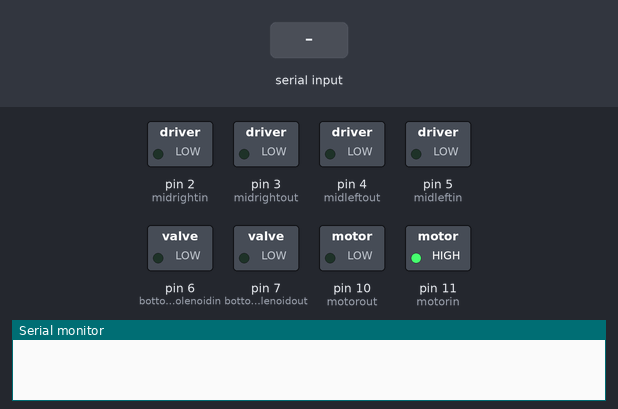
Recording of a sketch running on a simulated Arduino Uno, built with avr-gcc and run on an emulated ATmega328P. Shown: switched loads named in the sketch (green lamp = pin HIGH), the last lines printed to the serial monitor. Inputs (shaded band) come from the test bench.

Above: at 1.2 s.
1.3 s: "w" received over Serial
At 2.4 s:
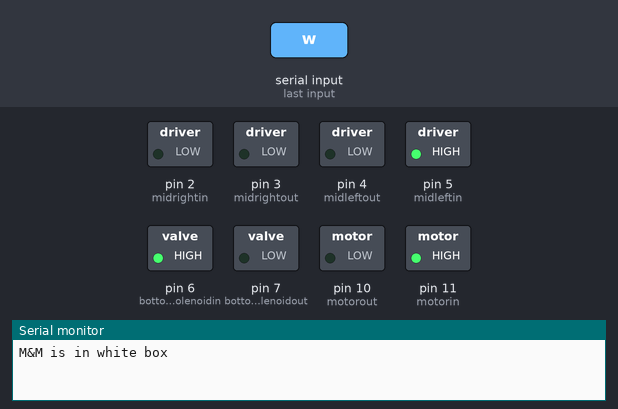
4.3 s: "y" received over Serial
At 4.6 s:
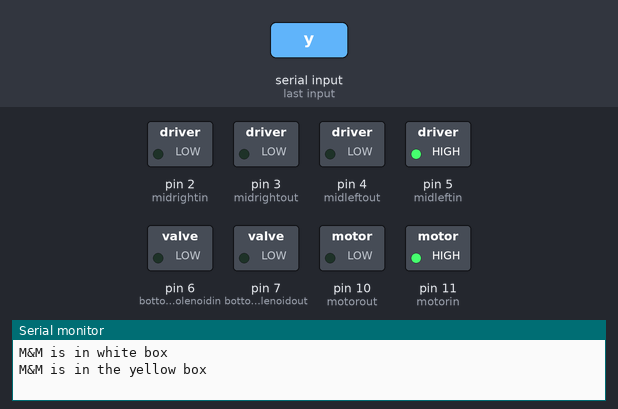
7.3 s: "g" received over Serial
At 8.1 s:
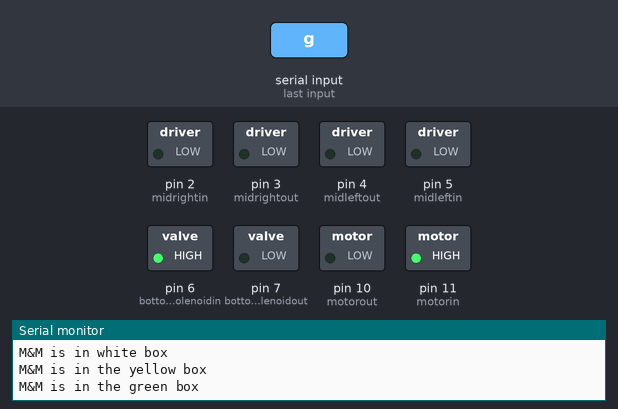
10.3 s: "n" received over Serial
At 11.6 s:
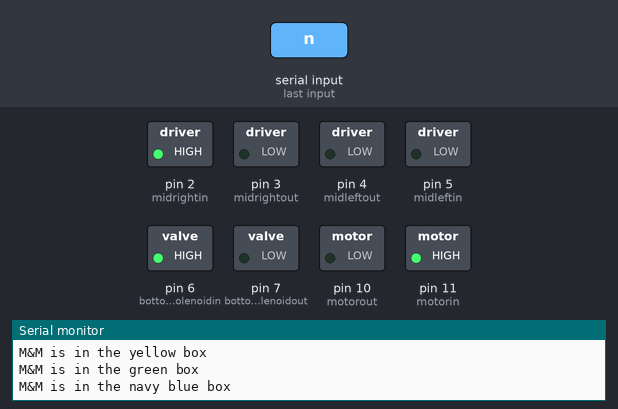
13.3 s: "p" received over Serial
At 13.9 s:
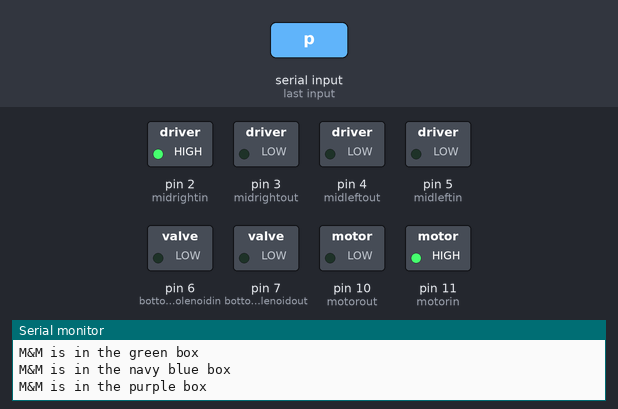
Timing chart, 0 to 16.8 s (numbered marks = the images above; inputs shaded):
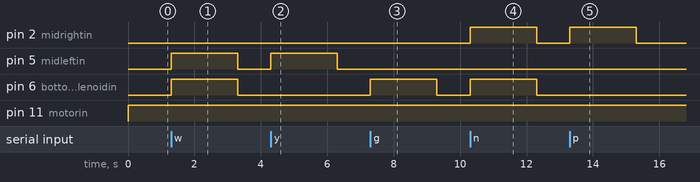

The sketch:

sketch_apr16a.ino
```cpp
const int motorin=11;
const  int motorout=10;

const int bottomsolenoidin=6;     // 1. solenoid
const int bottomsolenoidout=7;


const int midleftin=5;    //2rd Solenoid
const int midleftout=4;

const int midrightin=2;    // 3th Solenid
const int midrightout=3;
int pwm=255;                         // PWM value to rotate Dc motor. Digital pins are 8 bit so the value is between 0-255 range
char data=0;                     // A letter will be entered from Serial Port screen

/*   w for white;
     y for yellow;
     g for green;
     r for red;
     n for navy blue;
     p for purple;

 */

void setup() {
  // put your setup code here, to run once:
  Serial.begin(9600);
  pinMode(motorin,OUTPUT);
  pinMode(motorout,OUTPUT);
  pinMode(bottomsolenoidin,OUTPUT);
  pinMode(bottomsolenoidout,OUTPUT);
  pinMode(midleftin,OUTPUT);
  pinMode(midleftout,OUTPUT);
  pinMode(midrightin,OUTPUT);
  pinMode(midrightout,OUTPUT);

}

void loop() {
  // put your main code here, to run repeatedly:


  analogWrite(motorin,pwm);
  digitalWrite(motorout,LOW);


  if(Serial.available()>0){
    data=Serial.read();

                    switch (data) {

                      case 'w' :

                      digitalWrite(5,HIGH);
                      digitalWrite(4,LOW);   //Solenoids works
                      digitalWrite(6,HIGH);
                      digitalWrite(7,LOW);
                      Serial.println("M&M is in white box");
                      delay(2000);

                      digitalWrite(5,LOW);    //Solenoids come back old position
                      digitalWrite(4,LOW);
                      digitalWrite(6,LOW);
                      digitalWrite(7,LOW);

                      delay(500);


                      break;

                      case 'y' :
                      digitalWrite(5,HIGH);    //Solenoids works
                      digitalWrite(4,LOW);
                      Serial.println("M&M is in the yellow box");
                       delay(2000);
                       digitalWrite(5,LOW);  //Solenoids come back old position
                       digitalWrite(4,LOW);
                       delay(500);

                      break;
                      case 'g' :
                      digitalWrite(6,HIGH);    //Solenoids works
                      digitalWrite(7,LOW);

                      Serial.println("M&M is in the green box");
                      delay(2000);

                      digitalWrite(6,LOW);    //Solenoids come back old position
                      digitalWrite(7,LOW);
                      break;

                      case 'r' :
                     Serial.println("M&M is in the red box");  //Solenoids come back old position
                     delay(2000);
                     break;

                     case 'n' :

                     digitalWrite(2,HIGH);   //Solenoids works
                     digitalWrite(3,LOW);
                     digitalWrite(6,HIGH);
                     digitalWrite(7,LOW);

                     Serial.println("M&M is in the navy blue box");

                     delay(2000);

                     digitalWrite(2,LOW);      //Solenoids come back old position
                     digitalWrite(3,LOW);
                     digitalWrite(6,LOW);
                     digitalWrite(7,LOW);
                       delay(500);

                     break;

                     case 'p' :
                     digitalWrite(2,HIGH);    //Solenoids works
                     digitalWrite(3,LOW);


                       Serial.println("M&M is in the purple box");

                       delay(2000);


                      digitalWrite(2,LOW);  //Solenoids come back old position
                      digitalWrite(3,LOW);
                      delay(500);


                      break;

                      }


  }


}
```

Measured:
- after the input at 1.3 s, pin 5 (midleftin), pin 6 (bottomsolenoidin): LOW → HIGH at once, → LOW 2.0 s later
- after the input at 4.3 s, pin 5 (midleftin): LOW → HIGH at once, → LOW 2.0 s later
- after the input at 7.3 s, pin 6 (bottomsolenoidin): LOW → HIGH at once, → LOW 2.0 s later
- after the input at 10.3 s, pin 2 (midrightin), pin 6 (bottomsolenoidin): LOW → HIGH at once, → LOW 2.0 s later
- after the input at 13.3 s, pin 2 (midrightin): LOW → HIGH at once, → LOW 2.0 s later
